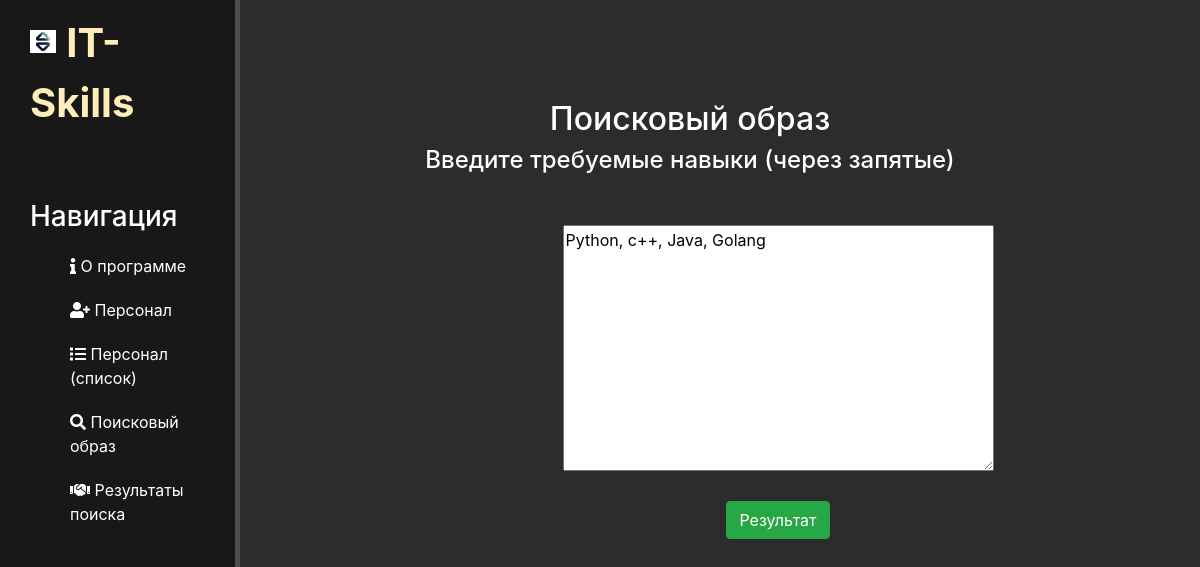
Page /emplo/ss/1 on the earlier database version.
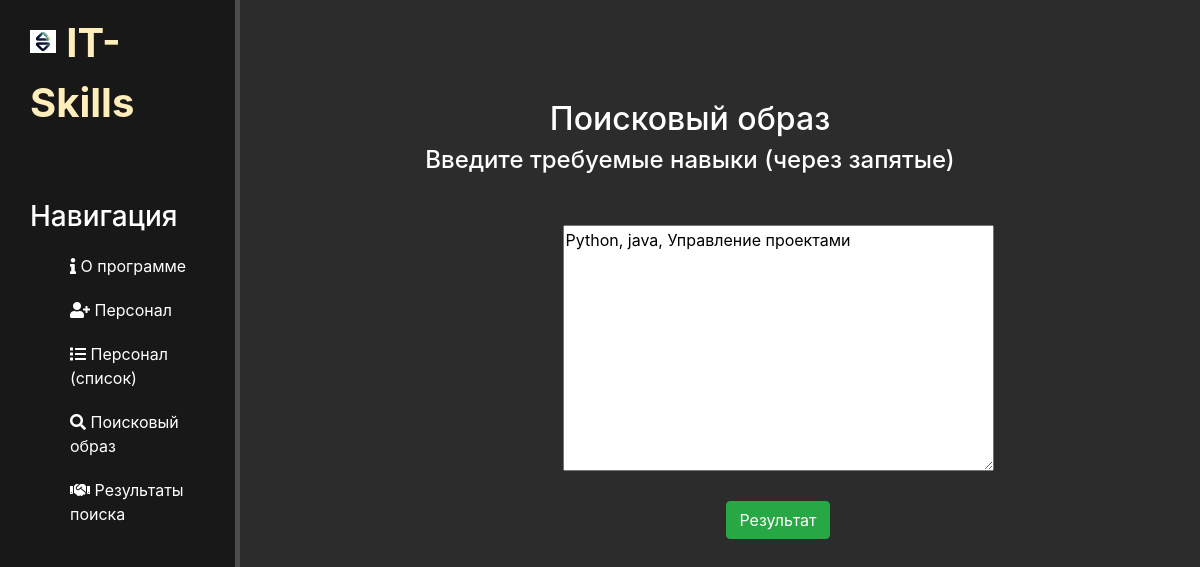
Same page on the later database version.
### emplo/models.py (models this page shows, shortened)
class SearchString(models.Model):
    seastr = models.TextField('Поиск', default='')
    class Meta:
        verbose_name = "Поиск"
        verbose_name_plural = 'Поиск'

### emplo/views.py (the view)
# urls.py: path('ss/<int:pk>', views.SearchStringUpdateView.as_view(), name='ss'),
class SearchStringUpdateView(UpdateView):
    model = SearchString
    template_name = 'emplo/ss.html'
    form_class = SearchString

### emplo/forms.py
class SearchStringForm(ModelForm):
    class Meta:
        model = SearchString
        fields = ['seastr']
        seastr = CharField(widget=Textarea)

### emplo/templates/emplo/ss.html (shortened to what this page needs)
{% extends "main/layout.html" %}
{% block content %}
    <div class="features">
        <h2>Поисковый образ</h2>
        <h4>Введите требуемые навыки (через запятые)</h4>
        <form method="post">
            {{form.seastr}}<br><br>
            <button class="btn btn-success" type="submit">Результат</button>
        </form>
    </div>
{% endblock %}

Differences in the rows shown:
changed SearchString: seastr "Python, c++, Java, Golang" → "Python, java, Управление проектами"
